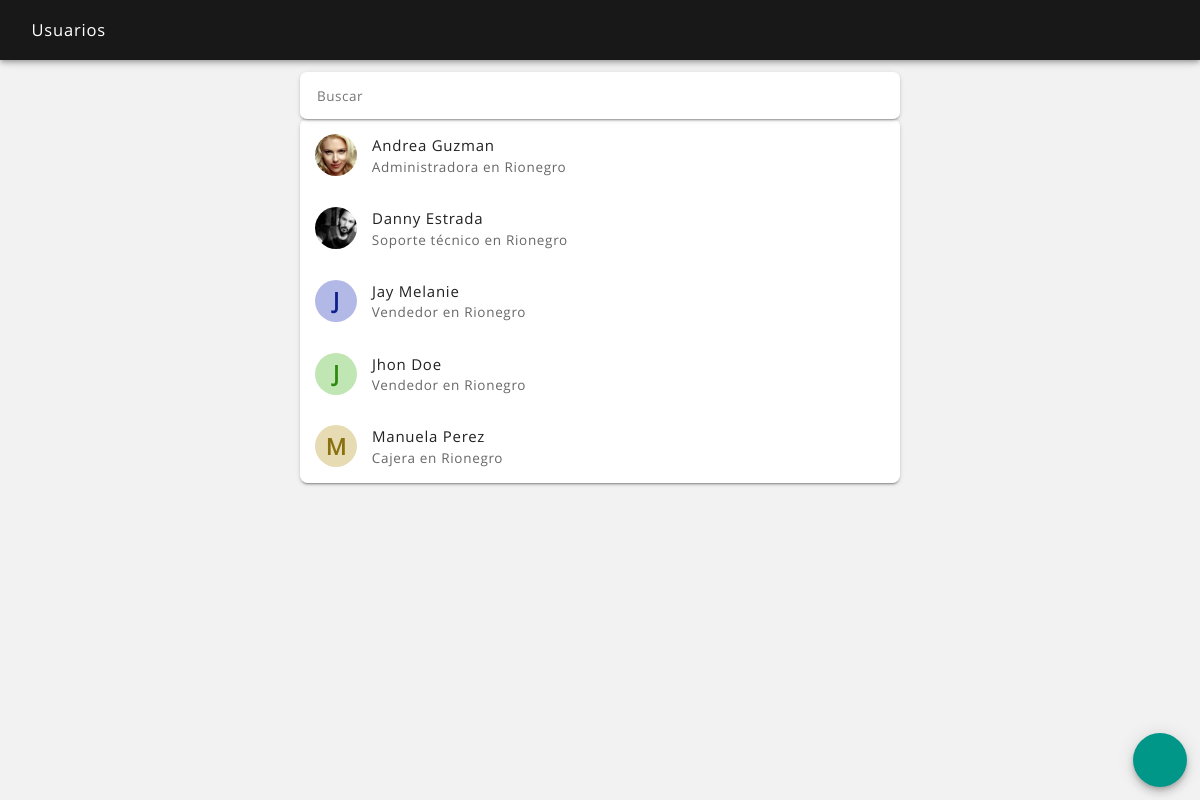
The app's page /usuarios_ver.php (signed in), older data.
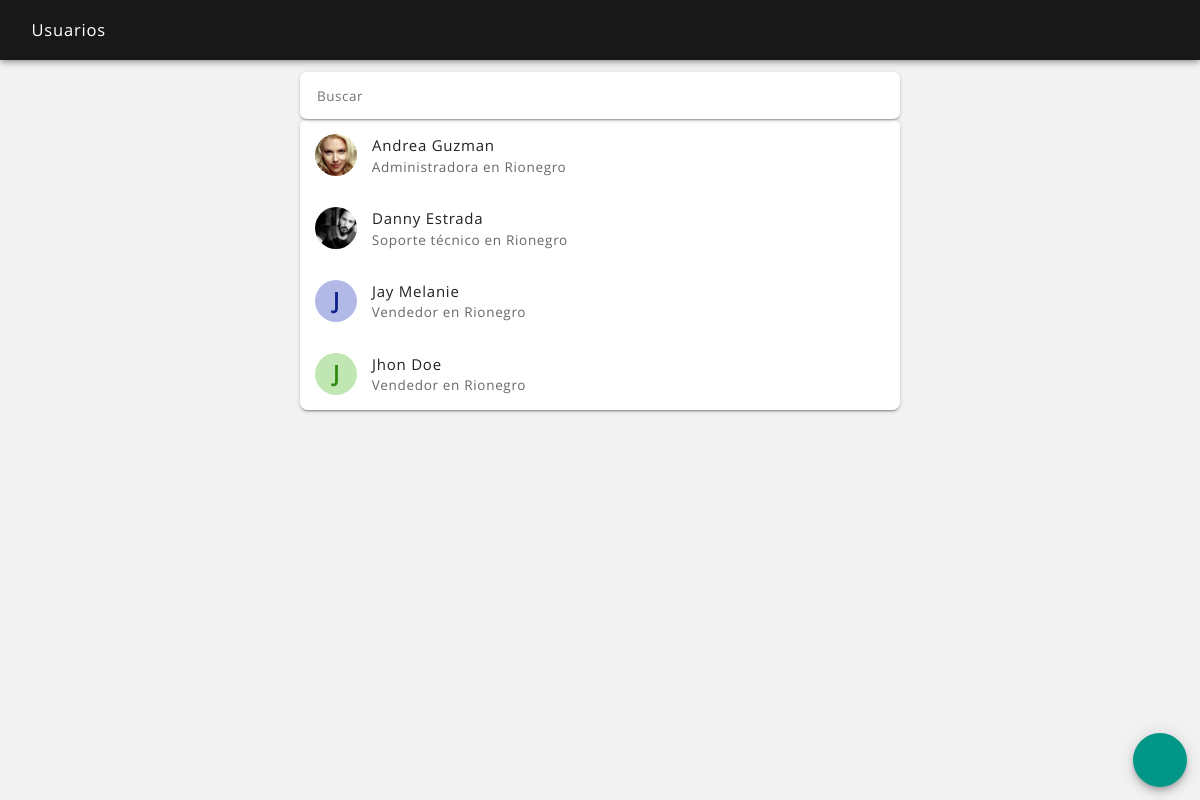
The same page, newer data.
### tables this page shows
CREATE TABLE `usuario` (
  `usuario_id` int(11) NOT NULL,
  `fecha_alta` datetime NOT NULL,
  `fecha_mod` datetime NOT NULL,
  `fecha_baja` datetime NOT NULL,
  `usuario_alta` int(11) NOT NULL,
  `usuario_mod` int(11) NOT NULL,
  `usuario_baja` int(11) NOT NULL,
  `estado` text NOT NULL,
  `nombres` text NOT NULL,
  `apellidos` text NOT NULL,
  `documento_tipo` text NOT NULL,
  `documento_numero` text NOT NULL,
  `tipo` text NOT NULL,
  `correo` text NOT NULL,
  `contrasena` text NOT NULL,
  `telefono` text NOT NULL,
  `direccion` text NOT NULL,
  `fecha_nacimiento` date NOT NULL,
  `imagen` text NOT NULL,
  `imagen_nombre` text NOT NULL,
  `local_id` int(11) NOT NULL
);

CREATE TABLE `local` (
  `local_id` int(11) NOT NULL,
  `fecha_alta` datetime NOT NULL,
  `fecha_mod` datetime NOT NULL,
  `fecha_baja` datetime NOT NULL,
  `usuario_alta` int(11) NOT NULL,
  `usuario_mod` int(11) NOT NULL,
  `usuario_baja` int(11) NOT NULL,
  `estado` text NOT NULL,
  `local` text NOT NULL,
  `tipo` text NOT NULL,
  `direccion` text NOT NULL,
  `telefono` text NOT NULL,
  `apertura` time NOT NULL,
  `cierre` time NOT NULL,
  `propina` int(11) NOT NULL,
  `imagen` text NOT NULL,
  `imagen_nombre` text NOT NULL
);

### sis/avatar_color.php (called while the page is built)
<?php
$pla = ord(strtolower($avatar_nombre[0]));
$ula = ord(substr($avatar_nombre, -1));
$lca = strlen($avatar_nombre);
$sca = $pla + $ula + $lca + $avatar_id;
$sca = $sca << 5;
$ab_hue = $sca;
$ab_sat = "50%";
$ab_lig = "80%";
$at_hue = $sca;
$at_sat = "80%";
$at_lig = "30%";
?>

### sis/variables_sesion.php (called while the page is built, shortened)
<?php
$sesion_id = $_SESSION['id'];
?>
<?php
$consulta = $conexion->query("SELECT * FROM usuario WHERE usuario_id = $sesion_id and estado = 'activo'");
?>

### usuarios_ver.php (the view, shortened to what this page needs)
<?php
include ("sis/nombre_sesion.php");
?>
<?php
include ("sis/variables_sesion.php");
?>
<?php
if(isset($_POST['busqueda'])) $busqueda = $_POST['busqueda']; elseif(isset($_GET['busqueda'])) $busqueda = $_GET['busqueda']; else $busqueda = null;
if(isset($_POST['body_snack'])) $body_snack = $_POST['body_snack']; elseif(isset($_GET['body_snack'])) $body_snack = $_GET['body_snack']; else $body_snack = null;
?>
<!DOCTYPE html>
<html lang="es">
<head>
    <?php
    include ("partes/head.php");
    ?>
</head>
<body <?php echo $body_snack; ?>>
<header class="rdm-toolbar--contenedor">
    <div class="rdm-toolbar--fila">
        <div class="rdm-toolbar--izquierda">
            <h2 class="rdm-toolbar--titulo">Usuarios</h2>
        </div>
    </div>
</header>
<main class="rdm--contenedor-toolbar">
    <?php
    $consulta = $conexion->query("SELECT usuario_id, nombres, apellidos, tipo, imagen, imagen_nombre, local_id FROM usuario WHERE estado = 'activo' ORDER BY nombres, apellidos");
    if ($consulta->num_rows == 0)
    {
        ?>
        <div class="rdm-vacio--caja">
            <i class="zmdi zmdi-alert-circle-o zmdi-hc-4x"></i>
            <p class="rdm-tipografia--subtitulo1">No se han agregado usuarios</p>
            <p class="rdm-tipografia--cuerpo1--margen-ajustada">Los usuarios son todas las personas que interactúan en tu negocio, por ejemplo: meseros, vendedores, socios, administradores, etc. Acá podrás configurar sus permisos, datos y asignar el local al cuál están relacionados</p>
        </div>
        <?php
    }
    else
    {   ?>
        <input type="search" name="busqueda" id="busqueda" value="<?php echo "$busqueda"; ?>" placeholder="Buscar" maxlength="30" autofocus autocomplete="off" onKeyUp="buscar();" onFocus="buscar();" />
        <section class="rdm-lista">
        <?php
        while ($fila = $consulta->fetch_assoc())
        {
            $usuario_id = $fila['usuario_id'];
            $nombres = $fila['nombres'];
            $apellidos = $fila['apellidos'];
            $tipo = $fila['tipo'];
            $imagen = $fila['imagen'];
            $imagen_nombre = $fila['imagen_nombre'];
            $local_id = $fila['local_id'];
            $avatar_id = $usuario_id;
            $avatar_nombre = "$nombres $apellidos";
            include ("sis/avatar_color.php");
            if ($imagen == "no")
            {
                $imagen = '<div class="rdm-lista--avatar-color" style="background-color: hsl('.$ab_hue.', '.$ab_sat.', '.$ab_lig.'); color: hsl('.$at_hue.', '.$at_sat.', '.$at_lig.');"><span class="rdm-lista--avatar-texto">'.strtoupper(substr($avatar_nombre, 0, 1)).'</span></div>';
            }
            else
            {
                $imagen = "img/avatares/usuarios-$usuario_id-$imagen_nombre-m.jpg";
                $imagen = '<div class="rdm-lista--avatar" style="background-image: url('.$imagen.');"></div>';
            }
            $consulta2 = $conexion->query("SELECT * FROM local WHERE local_id = $local_id");
            if ($filas2 = $consulta2->fetch_assoc())
            {
                $local = ucfirst($filas2['local']);
                $local = "$tipo en $local";
            }
            else
            {
                $local = "$tipo";
            }
            ?>
            <a href="usuarios_detalle.php?usuario_id=<?php echo "$usuario_id"; ?>">
                <article class="rdm-lista--item-doble">
                    <div class="rdm-lista--izquierda">
                        <div class="rdm-lista--contenedor">
                            <?php echo "$imagen"; ?>
                        </div>
                        <div class="rdm-lista--contenedor">
                            <h2 class="rdm-lista--titulo"><?php echo ucwords("$nombres"); ?> <?php echo ucwords("$apellidos"); ?></h2>
                            <h2 class="rdm-lista--texto-secundario"><?php echo ucfirst($local); ?></h2>
                        </div>
                    </div>
                </article>
            </a>
        <?php
        }
        ?>
        </section>
    <?php
    }
    ?>
</main>
<footer>
    <a href="usuarios_agregar.php"><button class="rdm-boton--fab" ><i class="zmdi zmdi-plus zmdi-hc-2x"></i></button></a>
</footer>
</body>
</html>

Row changes from the older to the newer data that the page shows:
no longer on this page (row edited): usuario: substr($avatar_nombre, 0, 1) "M", nombres "Manuela", apellidos "Perez", tipo.local "Cajera en Rionegro"
